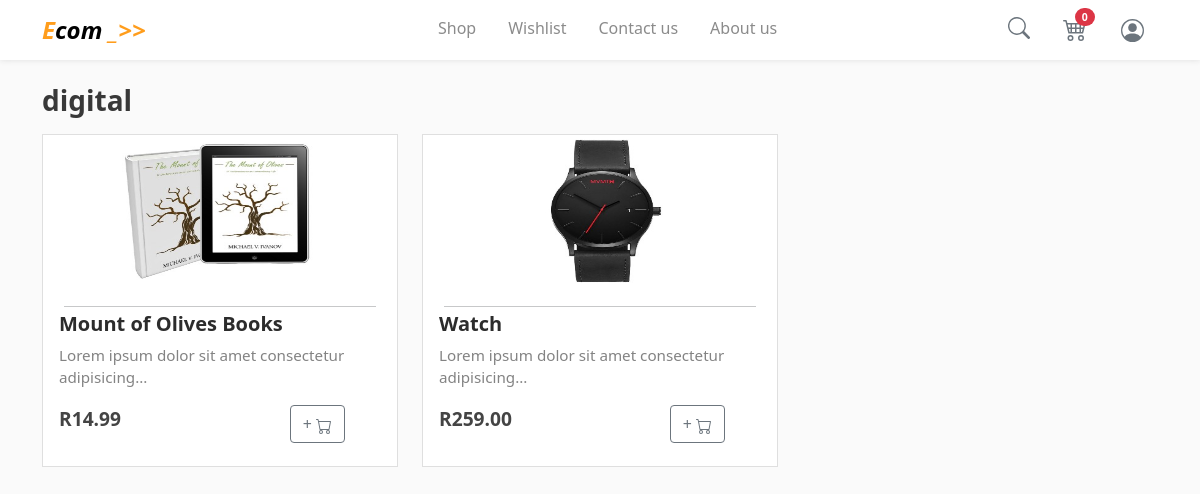
The app's page /viewCategory/1/, older data.
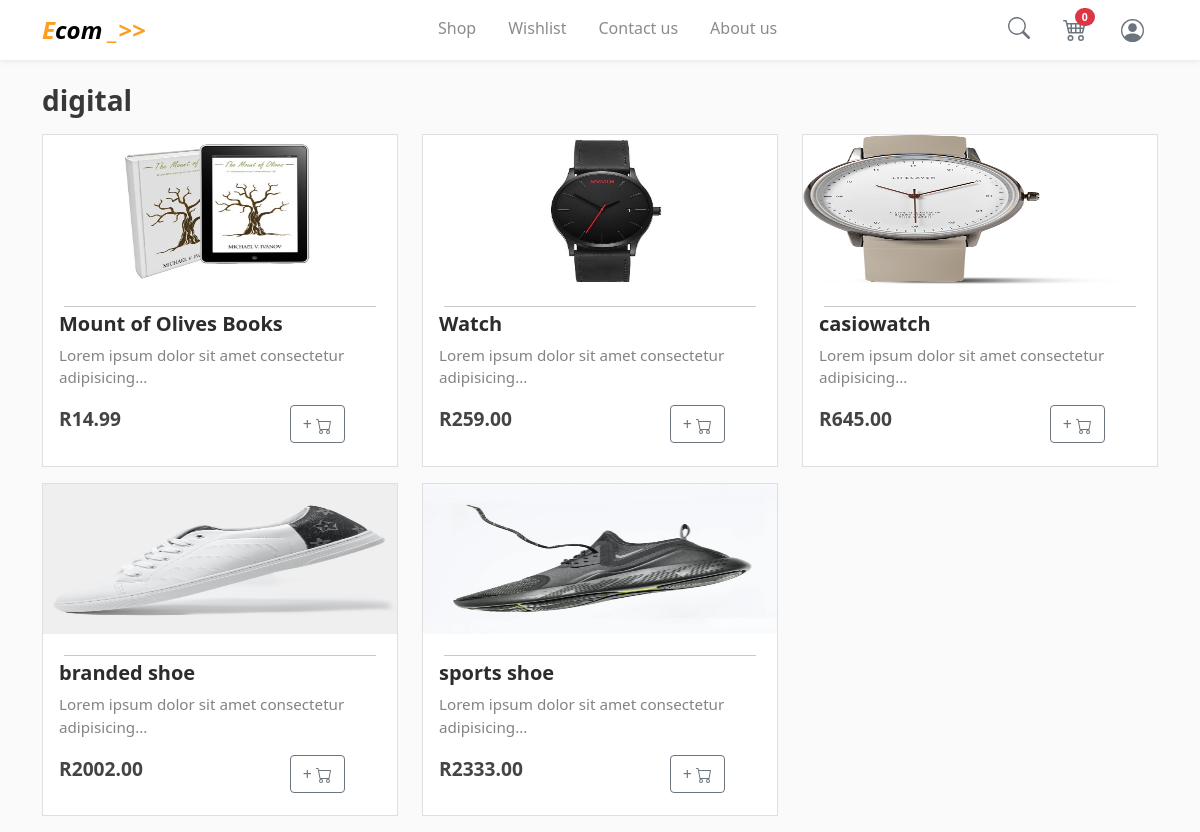
The same page, newer data.
### shop/models.py (models this page shows, shortened)
class Category(models.Model):
    category_name = models.CharField(max_length=150)

class Product(models.Model):
    image = models.ImageField(null=True, blank=True)
    name = models.CharField(max_length = 200, null = True )
    price = models.FloatField()
    description = models.TextField( default="product description not provided")
    category = models.ForeignKey(Category,on_delete=models.CASCADE, null =True , blank =True)
    digital = models.BooleanField(default = False ,null =True , blank =False)
    featured = models.BooleanField(default=False)
    @property
    def imageURL(self):
        try:
            url = self.image.url
        except:
            url = ''
        return url

### shop/views.py (the view)
# urls.py: path("viewCategory/<int:category_id>/", views.viewCategory, name ="viewCategory"),
def viewCategory(request,category_id ):
    category = Category.objects.get(id = category_id)
    categoryProducts = category.product_set.all()
    context = {
        "categoryProducts":categoryProducts,
        "category":category,
    }
    return render(request, 'shop/viewCategory.html', context)

### shop/context_processors.py (called while the page is built)
def cartItems(request):
    if request.user.is_authenticated:
        customer = request.user.customer
        order , created = Order.objects.get_or_create(customer = customer, complete = False)
        cartItems = order.get_cart_items
        return {"cartItems":cartItems}
    else:
        return {}

### shop/templates/shop/viewCategory.html (shortened to what this page needs)
{% extends 'shop/main.html' %}
{% load static %}
{% block content %}
<div class="container">
    <br>
    <h3 style="margin-bottom: 1rem;">  <strong> {{category.category_name}} </strong>  </h3>
        <div  class="row ">
            {%  for product in categoryProducts %}
            <div style="border-radius: 0px;margin-bottom: 1rem;"  class="col-6 col-md-4">
                <div  style="border-radius: 0px;" class="card">
                    <img id="product-img" class = "img-fluid" src = "{{ product.imageURL }}">
                    <div style="background-color: #ffffffbf" class="card-body">
                        <hr style="margin: 5px;">
                        <div   id="title-wrapper">
                            <h5 id="product-title"   style="color:#2c2c2c"><strong> {{product.name}} </strong></h5>
                        </div>
                        <p class="d-none d-md-block" style="color:#838383;font-size:0.95rem">Lorem ipsum dolor sit amet consectetur adipisicing...</p>
                        <div class="d-none d-sm-block">
                            <div class="row">
                                <div class="col-7 col-sm-8">
                                    <p id="product-price"  style = "font-size: 1.2rem;font-weight: 600;color:#444444">R{{product.price|floatformat:2}}</p>
                                </div>
                                <div class="col-5 col-sm-4">
                                    {% if user.is_authenticated %}
                                    <button style="width: 70px;background-color: #fffaf5;border: 1.2px #fa920a solid"  data-product ={{product.id}} data-action="add" class ="btn btn-outline-secondary  update-cart btn-sm rounded-pill  ">
                                        <h6 style="font-weight: 600;font-size: 1.2rem;margin: 0px;color: #fa920a;">
                                        +   <svg xmlns="http://www.w3.org/2000/svg" width="18" height="18" fill="currentColor" class="bi bi-cart" viewBox="0 0 16 16">
                                            <path d="M0 1.5A.5.5 0 0 1 .5 1H2a.5.5 0 0 1 .485.379L2.89 3H14.5a.5.5 0 0 1 .491.592l-1.5 8A.5.5 0 0 1 13 12H4a.5.5 0 0 1-.491-.408L2.01 3.607 1.61 2H.5a.5.5 0 0 1-.5-.5zM3.102 4l1.313 7h8.17l1.313-7H3.102zM5 12a2 2 0 1 0 0 4 2 2 0 0 0 0-4zm7 0a2 2 0 1 0 0 4 2 2 0 0 0 0-4zm-7 1a1 1 0 1 1 0 2 1 1 0 0 1 0-2zm7 0a1 1 0 1 1 0 2 1 1 0 0 1 0-2z"/>
                                        </svg>
                                        </h6>
                                    </button>
                                    {% else %}
                                    <button data-bs-toggle="modal" data-bs-target="#exampleModal" class ="btn btn-outline-secondary add-btn">
                                        +
                                    </button>
                                    {% endif %}
                                </div>
                            </div>
                        </div>
                    </div>
                </div>
            </div>
            {% endfor %}
        </div>
</div>
{% endblock content %}

### shop/templates/shop/main.html (shortened to what this page needs)
<!DOCTYPE html>
{% load static %}
<html>
<head>
  {% load static %}
  {% load bootstrap5 %}
    <link href="https://cdn.jsdelivr.net/npm/bootstrap@5.0.2/dist/css/bootstrap.min.css" rel="stylesheet">
    <link rel='stylesheet' type='text/css'  href="{% static 'css/main.css' %}">
</head>
{% url 'shop:shop' as shop_path %}
{% url 'shop:posts' as posts_path %}
{% url 'shop:read_post' "%d" as read_post_path %}
<header class="sticky-top"  >
  <div style="width:95%" class="container-fluid">
      <div class="row">
            <div style="margin-top: 1rem;" id="icon" class="col-lg-4 col-md-2 col-sm-8 col-6">
              <a style="text-decoration: none;" href="{% url 'shop:shop' %}">
                <h4 style="font-weight: 600;font-style: oblique;color:  #ff9d1c ;" >E<span style="color: black;" >com</span> <span>_>></span> </h4>
              </a>
            </div>
            <div id="navigation" class="col-lg-6 col-md-7 col-sm-7 d-none  d-md-block ">
              <div  class="d-flex">
              {% if request.path == shop_path %}
                <li class="nav-item">
                  <a style="font-weight: 600;color: black;" class="nav-link" aria-current="page" href="{% url 'shop:shop' %}">Shop</a>
                </li>
                {% else %}
                <li class="nav-item">
                  <a class="nav-link"  style="color: rgb(139, 139, 139);" aria-current="page" href="{% url 'shop:shop' %}">Shop</a>
                </li>
                {% endif %}
                {% if request.path == posts_path or request.path == read_post_path %}
                <li class="nav-item">
                  <a style="font-weight: 600;color: black;" class="nav-link" aria-current="page" href="{% url 'shop:posts' %}">Wishlist</a>
                </li>
                {% else %}
                <li class="nav-item">
                  <a class="nav-link"  style="color: rgb(139, 139, 139);" aria-current="page" href="{% url 'shop:posts' %}">Wishlist</a>
                </li>
                {% endif %}
                <li class="nav-item">
                  <a class="nav-link"  style="color: rgb(139, 139, 139);" href="#">Contact us</a>
                </li>
                <li class="nav-item">
                  <a class="nav-link"  style="color: rgb(139, 139, 139);" href="#">About us</a>
                </li>
              </div>
            </div>
            <div id="profile" class="col-lg-2 col-md-3 col-sm-4 col-6">
              <li class="nav-item">
                <button  onclick="searchBar()" class="btn btn-sm nav-link" style="border: none;background: none;">
                </button>
              </li>
              <li class="nav-item">
              <a href="{% url 'shop:cart' %}"> <button href="#" class="btn d-flex btn-sm position-relative nav-link" name="submit">
                  <span class="position-absolute top-25 start-50 badge rounded-pill bg-danger">
                    {{cartItems|default:0 }}
                  </span>
                 </button>
                </a>
              </li>
                <li class="nav-item">
                  <div class="btn-group">
                    <button type="button" class="btn   nav-link" data-bs-toggle="dropdown" data-bs-display="static" aria-expanded="false">
                    </button>
                  </div>
                </li>
            </div>
      </div>
  </div>
</header>
<body>
  {% block content %}
  {% endblock content %}
</body>
</html>

### shop/static/css/main.css (style rules this page uses)
body { background-color: hsl(0, 0%, 98%); }
header { height: 60px; box-shadow: 0 0 6px rgb(221, 221, 221); background-color: rgb(255, 255, 255); }
#navigation { margin-top: 0.5rem; list-style: none; }
#profile { display: flex; margin-top: 0.5rem; list-style: none; }
#product-img { height: 150px; }
h1,h2,h3,h4,h5,h6 { color:hsl(0, 0%, 22%); }

Row changes from the older to the newer data that the page shows:
added Product: imageURL (picture), name "casiowatch", price "645.00"
added Product: imageURL (picture), name "branded shoe", price "2002.00"
added Product: imageURL (picture), name "sports shoe", price "2333.00"
